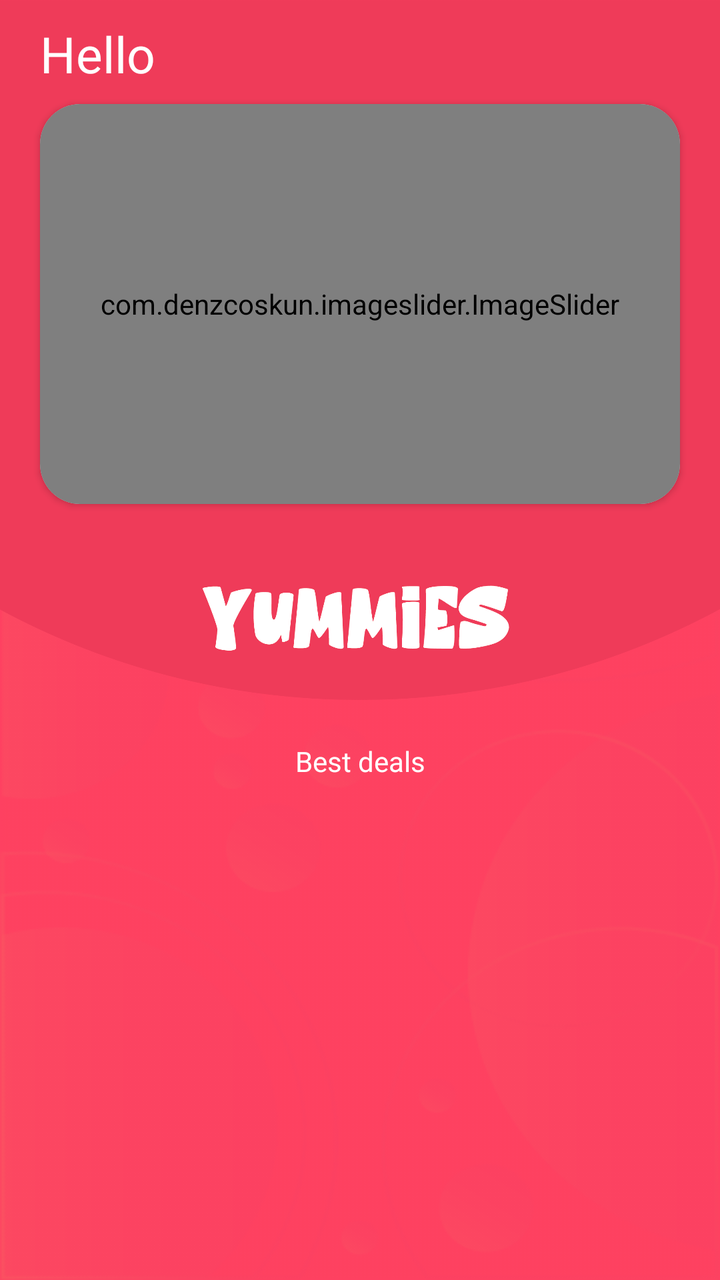
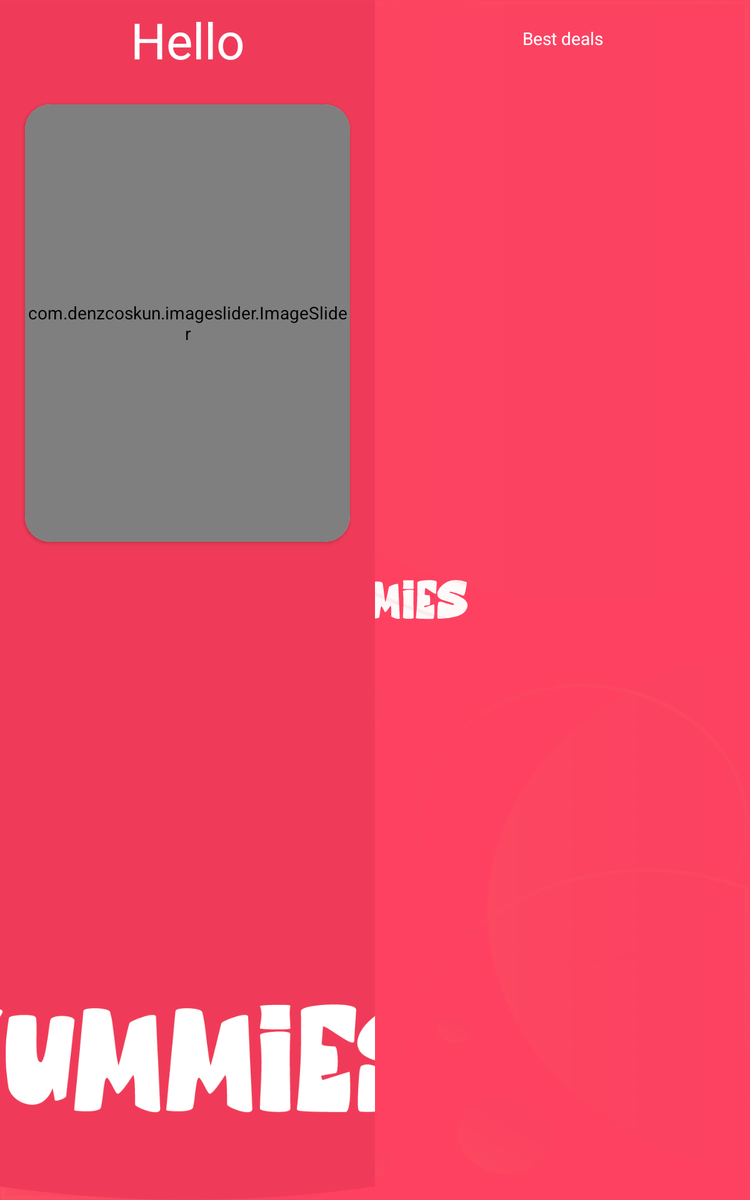

The same Android screen from two of the app's own layout files: first res/layout/ as a phone draws it, then the author's variant for another configuration, drawn on a device whose configuration selects that folder. Both files follow.
<!-- AndroidManifest.xml: application theme splashScreenTheme -->
<!-- res/layout/fragment_home.xml -->
<?xml version="1.0" encoding="utf-8"?>
<FrameLayout xmlns:android="http://schemas.android.com/apk/res/android"
    xmlns:app="http://schemas.android.com/apk/res-auto"
    xmlns:tools="http://schemas.android.com/tools"
    android:layout_width="match_parent"
    android:layout_height="match_parent"
    android:layout_marginBottom="50dp"
    tools:context=".HomeFragment">

    <ScrollView
        android:layout_width="match_parent"
        android:layout_height="match_parent"
        android:background="@drawable/home_bg">

        <androidx.constraintlayout.widget.ConstraintLayout
            android:layout_width="match_parent"
            android:layout_height="match_parent">

            <ImageView
                android:id="@+id/imageView8"
                android:layout_width="match_parent"
                android:layout_height="350dp"
                android:scaleType="centerCrop"
                android:src="@drawable/home_flag_y"
                app:layout_constraintEnd_toEndOf="parent"
                app:layout_constraintStart_toStartOf="parent"
                app:layout_constraintTop_toTopOf="parent">

            </ImageView>

            <androidx.recyclerview.widget.RecyclerView
                android:id="@+id/home_rcv"
                android:layout_width="match_parent"
                android:layout_height="0dp"
                android:padding="10dp"
                android:layout_weight="7"
                app:layout_constraintEnd_toEndOf="parent"
                app:layout_constraintStart_toStartOf="parent"
                app:layout_constraintTop_toBottomOf="@+id/special" />

            <TextView
                android:id="@+id/welcome_msg"
                android:layout_width="match_parent"
                android:layout_height="wrap_content"
                android:paddingTop="10dp"
                android:paddingStart="20dp"
                android:paddingBottom="10dp"
                android:text="Hello"
                android:textColor="@color/white"
                android:textSize="25dp"
                app:layout_constraintEnd_toEndOf="parent"
                app:layout_constraintStart_toStartOf="parent"
                app:layout_constraintTop_toTopOf="@+id/imageView8" />

            <TextView
                android:id="@+id/special"
                android:layout_width="wrap_content"
                android:layout_height="wrap_content"
                android:layout_marginTop="16dp"
                android:background="@drawable/dialog_background"
                android:backgroundTint="@color/bright_pink"
                android:paddingStart="10dp"
                android:paddingTop="5dp"
                android:paddingEnd="10dp"
                android:paddingBottom="5dp"
                android:text="Best deals"
                android:textColor="@color/white"
                app:layout_constraintEnd_toEndOf="parent"
                app:layout_constraintStart_toStartOf="parent"
                app:layout_constraintTop_toBottomOf="@+id/imageView8" />

            <LinearLayout
                android:id="@+id/linearLayout"
                android:layout_width="match_parent"
                android:layout_height="match_parent"
                android:layout_marginTop="32dp"
                android:orientation="vertical"
                app:layout_constraintBottom_toBottomOf="parent"
                app:layout_constraintEnd_toEndOf="parent"
                app:layout_constraintStart_toStartOf="parent"
                app:layout_constraintTop_toTopOf="parent"
                app:layout_constraintVertical_bias="0.0">

                <androidx.cardview.widget.CardView
                    android:layout_width="match_parent"
                    android:layout_height="wrap_content"
                    android:layout_margin="20dp"
                    app:cardCornerRadius="20dp">

                    <LinearLayout
                        android:layout_width="match_parent"
                        android:layout_height="wrap_content">

                        <com.denzcoskun.imageslider.ImageSlider
                            android:id="@+id/imageSlider"
                            android:layout_width="match_parent"
                            android:layout_height="200dp"
                            app:iss_auto_cycle="true"
                            app:iss_corner_radius="40"
                            app:iss_delay="100"
                            app:iss_period="1000"
                            app:iss_title_background="@drawable/gradient" />
                    </LinearLayout>
                </androidx.cardview.widget.CardView>

            </LinearLayout>

        </androidx.constraintlayout.widget.ConstraintLayout>
    </ScrollView>

</FrameLayout>
<!-- resources referenced by this layout -->
<resources>
  <color name="bright_pink">#fe4161</color>
  <color name="white">#FFFFFFFF</color>
  <!-- drawable home_bg: png bitmap (drawable-v24, 45317 bytes) -->
  <!-- drawable home_flag_y: png bitmap (drawable-v24, 25164 bytes) -->
  <style name="splashScreenTheme" parent="Theme.MaterialComponents.Light.NoActionBar">
          <item name="android:windowBackground">@drawable/splash_screen</item>
          <item name="android:statusBarColor">@color/bright_pink</item>
      </style>
  <!-- drawable splash_screen (drawable) -->
  <?xml version="1.0" encoding="utf-8"?>
  <layer-list xmlns:android="http://schemas.android.com/apk/res/android">
      <item android:drawable="@color/bright_pink" />
      <item android:drawable="@drawable/logo_title" android:gravity="center" />
  </layer-list>
  <!-- drawable logo_title: vector/xml drawable (drawable, 6378 chars, omitted) -->
</resources>
<!-- res/layout-sw600dp/fragment_home.xml (the author's variant of the layout above) -->
<!-- drawn on a 7-inch tablet held upright -->
<?xml version="1.0" encoding="utf-8"?>
<FrameLayout xmlns:android="http://schemas.android.com/apk/res/android"
    xmlns:app="http://schemas.android.com/apk/res-auto"
    xmlns:tools="http://schemas.android.com/tools"
    android:layout_width="match_parent"
    android:layout_height="match_parent"
    android:layout_marginBottom="65dp"
    tools:context=".HomeFragment"
    android:background="@drawable/home_bg">

    <LinearLayout
        android:layout_width="match_parent"
        android:layout_height="match_parent">

        <androidx.constraintlayout.widget.ConstraintLayout
            android:layout_width="0dp"
            android:layout_height="match_parent"
            android:layout_weight="1">

            <ImageView
                android:layout_width="match_parent"
                android:layout_height="match_parent"
                android:src="@drawable/home_flag_y"
                android:scaleType="centerCrop"
                app:layout_constraintStart_toStartOf="parent"
                app:layout_constraintEnd_toEndOf="parent"
                app:layout_constraintTop_toTopOf="parent"
                app:layout_constraintBottom_toBottomOf="parent">
            </ImageView>

            <TextView
                android:id="@+id/welcome_msg"
                android:layout_width="0dp"
                android:layout_height="wrap_content"
                android:gravity="center"
                android:padding="5dp"
                android:text="Hello"
                android:textAlignment="center"
                android:textColor="@color/white"
                android:textSize="40dp"
                app:layout_constraintEnd_toEndOf="parent"
                app:layout_constraintStart_toStartOf="parent"
                app:layout_constraintTop_toTopOf="parent" />

            <androidx.cardview.widget.CardView
                android:id="@+id/cardView2"
                android:layout_width="match_parent"
                android:layout_height="wrap_content"
                android:layout_marginTop="50dp"
                app:cardCornerRadius="20dp"
                android:layout_margin="20dp"
                app:layout_constraintBottom_toBottomOf="parent"
                app:layout_constraintEnd_toEndOf="parent"
                app:layout_constraintStart_toStartOf="parent"
                app:layout_constraintTop_toBottomOf="@+id/welcome_msg"
                app:layout_constraintVertical_bias="0.0">

                <LinearLayout
                    android:layout_width="match_parent"
                    android:layout_height="match_parent">

                    <com.denzcoskun.imageslider.ImageSlider
                        android:id="@+id/imageSlider"
                        android:layout_width="match_parent"
                        android:layout_height="350dp"
                        app:iss_auto_cycle="true"
                        app:iss_corner_radius="40"
                        app:iss_delay="100"
                        app:iss_period="1000"
                        app:iss_title_background="@drawable/gradient" />
                </LinearLayout>
            </androidx.cardview.widget.CardView>

        </androidx.constraintlayout.widget.ConstraintLayout>

        <androidx.constraintlayout.widget.ConstraintLayout
            android:layout_width="0dp"
            android:layout_height="match_parent"
            android:layout_weight="1">

            <TextView
                android:id="@+id/special"
                android:layout_width="wrap_content"
                android:layout_height="wrap_content"
                android:layout_marginTop="16dp"
                android:background="@drawable/dialog_background"
                android:backgroundTint="@color/bright_pink"
                android:paddingStart="10dp"
                android:paddingTop="5dp"
                android:paddingEnd="10dp"
                android:paddingBottom="5dp"
                android:text="Best deals"
                android:textColor="@color/white"
                app:layout_constraintEnd_toEndOf="parent"
                app:layout_constraintStart_toStartOf="parent"
                app:layout_constraintTop_toTopOf="parent" />

            <androidx.recyclerview.widget.RecyclerView
                android:id="@+id/home_rcv"
                android:layout_width="0dp"
                android:layout_height="0dp"
                android:layout_margin="20dp"
                android:layout_marginTop="16dp"
                android:layout_weight="7"
                app:layout_constraintBottom_toBottomOf="parent"
                app:layout_constraintEnd_toEndOf="parent"
                app:layout_constraintStart_toStartOf="parent"
                app:layout_constraintTop_toBottomOf="@+id/special" />

        </androidx.constraintlayout.widget.ConstraintLayout>

    </LinearLayout>
</FrameLayout>
